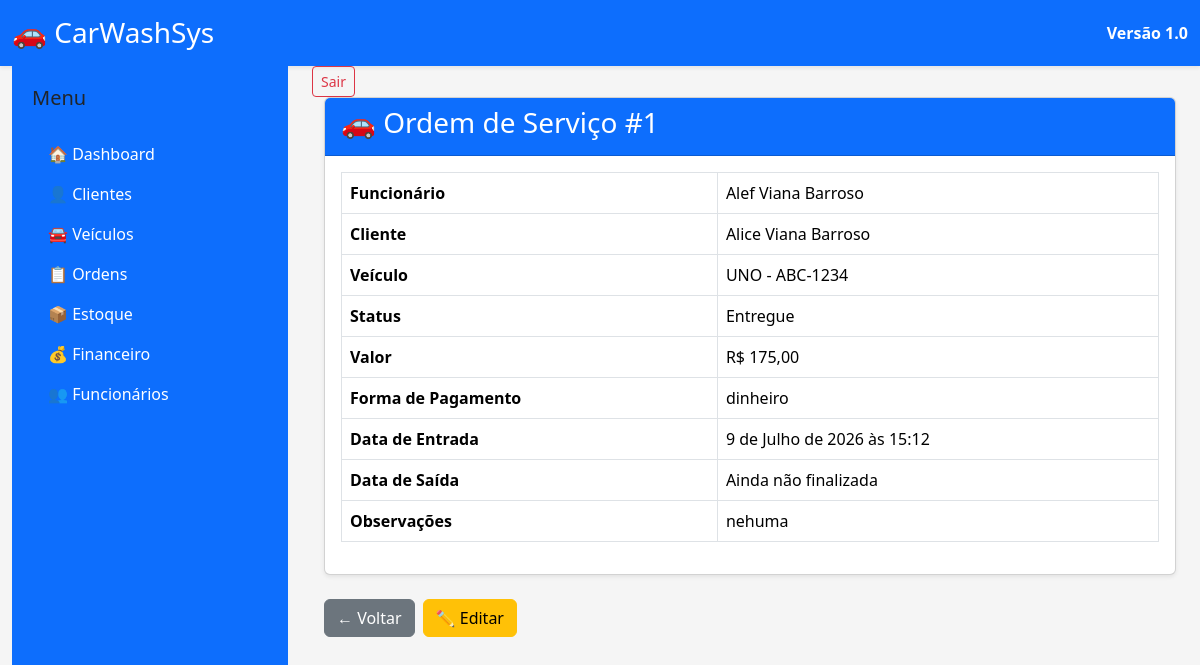
/ordens/1/, run on the app's committed database.
### apps/ordens/models.py (models this page shows, shortened)
class OrdemServico(models.Model):
    STATUS = [
        ("Aguardando", "Aguardando"),
        ("Em andamento", "Em andamento"),
        ("Finalizado", "Finalizado"),
        ("Entregue", "Entregue"),
    ]
    cliente = models.ForeignKey(
        Cliente,
        on_delete=models.CASCADE,
        related_name="ordens_servico",
    )
    veiculo = models.ForeignKey(
        Veiculo,
        on_delete=models.CASCADE,
        related_name="ordens_servico",
    )
    data_entrada = models.DateTimeField(
        auto_now_add=True,
    )
    data_saida = models.DateTimeField(
        null=True,
        blank=True,
    )
    status = models.CharField(
        max_length=20,
        choices=STATUS,
        default="Aguardando",
    )
    valor = models.DecimalField(
        max_digits=8,
        decimal_places=2,
        default=0,
    )
    forma_pagamento = models.CharField(
        max_length=30,
        blank=True,
    )
    observacoes = models.TextField(
        blank=True,
    )
    funcionario = models.ForeignKey(
    Funcionario,
    on_delete=models.SET_NULL,
    null=True,
    blank=True,
    related_name="ordens_servico",
)

### apps/funcionarios/models.py (models this page shows)
class Funcionario(models.Model):
    nome = models.CharField(
        max_length=100
    )
    cpf = models.CharField(
        max_length=14,
        unique=True
    )
    telefone = models.CharField(
        max_length=20
    )
    cargo = models.CharField(
        max_length=50
    )
    salario = models.DecimalField(
        max_digits=10,
        decimal_places=2
    )
    ativo = models.BooleanField(
        default=True
    )
    def __str__(self):
        return self.nome

### apps/clientes/models.py (models this page shows, shortened)
class Cliente(models.Model):
    nome = models.CharField(
        max_length=150
    )
    cpf = models.CharField(
        max_length=14,
        unique=True
    )
    telefone = models.CharField(
        max_length=20
    )
    email = models.EmailField(
        blank=True
    )
    endereco = models.CharField(
        max_length=200,
        blank=True
    )
    cidade = models.CharField(
        max_length=100,
        blank=True
    )
    estado = models.CharField(
        max_length=2,
        blank=True
    )
    cep = models.CharField(
        max_length=9,
        blank=True
    )
    observacoes = models.TextField(
        blank=True
    )
    data_cadastro = models.DateTimeField(
        auto_now_add=True
    )
    ativo = models.BooleanField(
        default=True
    )

### apps/veiculos/models.py (models this page shows, shortened)
class Veiculo(models.Model):
    cliente = models.ForeignKey(
        Cliente,
        on_delete=models.CASCADE,
        related_name="veiculos",
        verbose_name="Proprietário"
    )
    placa = models.CharField(
        max_length=10,
        unique=True,
    )
    marca = models.CharField(
        max_length=50,
    )
    modelo = models.CharField(
        max_length=50,
    )
    cor = models.CharField(
        max_length=30,
    )
    ano = models.PositiveIntegerField()
    observacoes = models.TextField(
        blank=True,
    )
    ativo = models.BooleanField(
        default=True,
    )

### apps/ordens/views.py (the view)
def detalhes_ordem(request, pk):
    ordem = get_object_or_404(
        OrdemServico,
        pk=pk,
    )
    context = {
        "ordem": ordem,
    }
    return render(
        request,
        "ordens/detalhes.html",
        context,
    )

### templates/ordens/detalhes.html (shortened to what this page needs)
{% extends "base.html" %}
{% block content %}
<div class="container-fluid">
    <div class="card shadow-sm">
        <div class="card-header bg-primary text-white">
            <h3>
                🚗 Ordem de Serviço #{{ ordem.id }}
            </h3>
        </div>
        <div class="card-body">
            <table class="table table-bordered">
                    <tr>
        <th>Funcionário</th>
        <td>
            {{ ordem.funcionario|default:"Não definido" }}
        </td>
    </tr>
                <tr>
                    <th>Cliente</th>
                    <td>{{ ordem.cliente.nome }}</td>
                </tr>
                <tr>
                    <th>Veículo</th>
                    <td>{{ ordem.veiculo.modelo }} - {{ ordem.veiculo.placa }}</td>
                </tr>
                <tr>
                    <th>Status</th>
                    <td>{{ ordem.status }}</td>
                </tr>
                <tr>
                    <th>Valor</th>
                    <td>R$ {{ ordem.valor }}</td>
                </tr>
                <tr>
                    <th>Forma de Pagamento</th>
                    <td>{{ ordem.forma_pagamento|default:"Não informado" }}</td>
                </tr>
                <tr>
                    <th>Data de Entrada</th>
                    <td>{{ ordem.data_entrada }}</td>
                </tr>
                <tr>
                    <th>Data de Saída</th>
                    <td>{{ ordem.data_saida|default:"Ainda não finalizada" }}</td>
                </tr>
                <tr>
                    <th>Observações</th>
                    <td>{{ ordem.observacoes|default:"Nenhuma observação." }}</td>
                </tr>
            </table>
        </div>
    </div>
    <div class="mt-4 d-flex gap-2">
        <a
            href="{% url 'lista_ordens' %}"
            class="btn btn-secondary">
            ← Voltar
        </a>
        <a
            href="{% url 'editar_ordem' ordem.pk %}"
            class="btn btn-warning">
            ✏️ Editar
        </a>
    </div>
</div>
{% endblock %}

### static/css/style.css (style rules this page uses)
body { background: #f5f5f5; font-family: "Segoe UI", Arial, sans-serif; }

### data on the page
OrdemServico: id "1", funcionario "Alef Viana Barroso", cliente.nome "Alice Viana Barroso", veiculo.modelo "UNO", veiculo.placa "ABC-1234", status "Entregue", valor "175,00", forma_pagamento "dinheiro", data_entrada "9 de Julho de 2026 às 15:12", data_saida "Ainda não finalizada", observacoes "nehuma"
